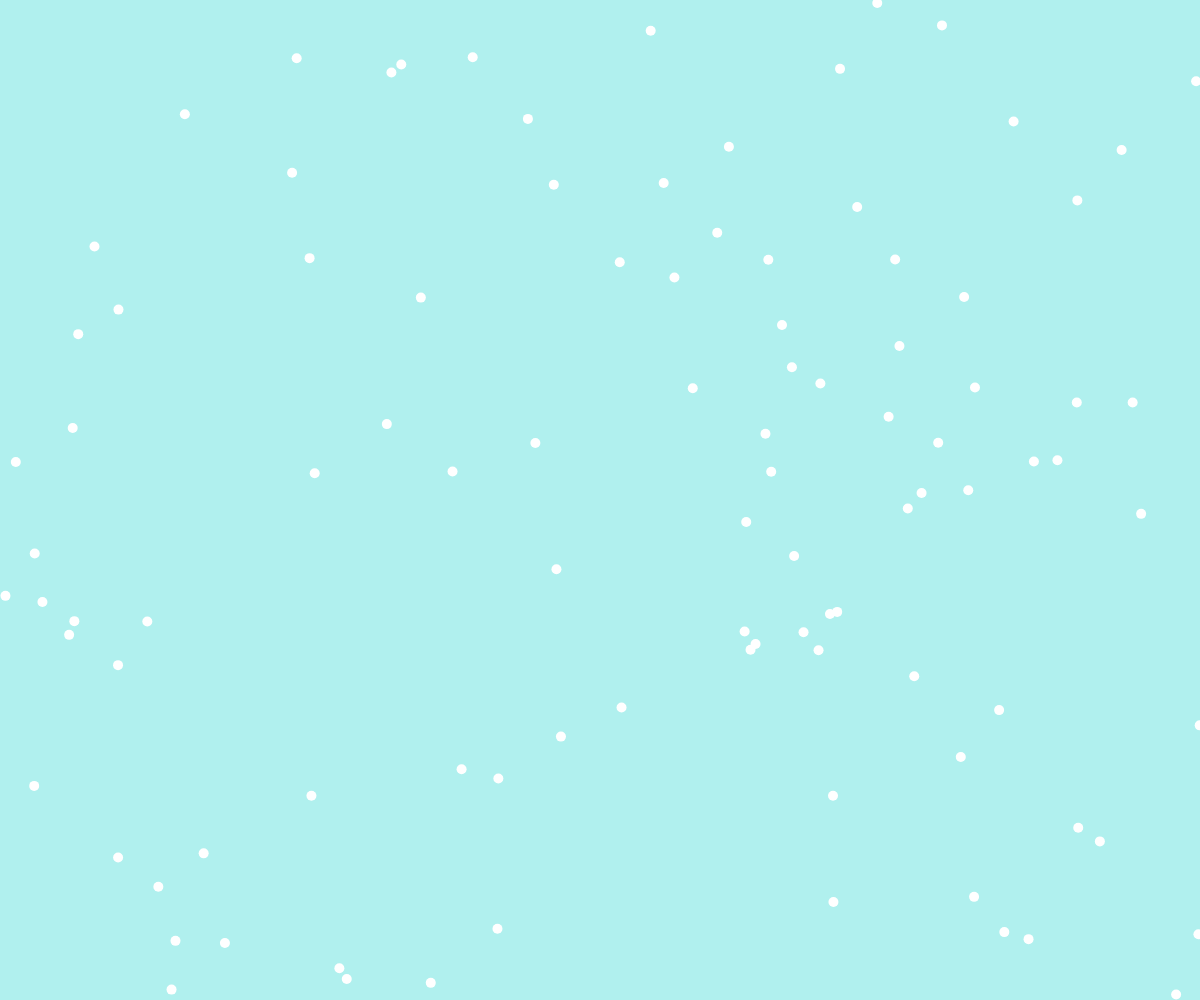
Frame 1 (no input)
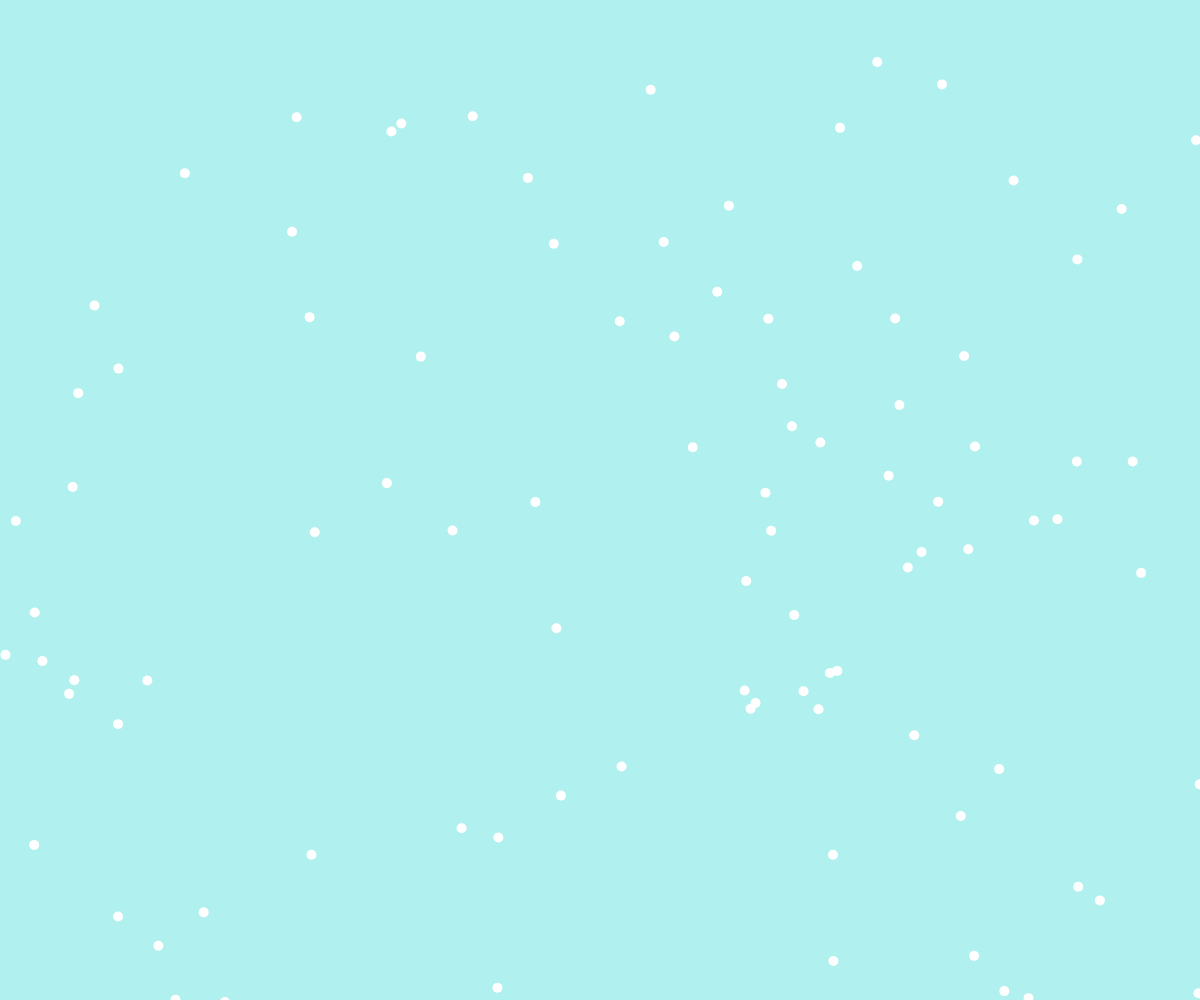
Frame 60 (no input)
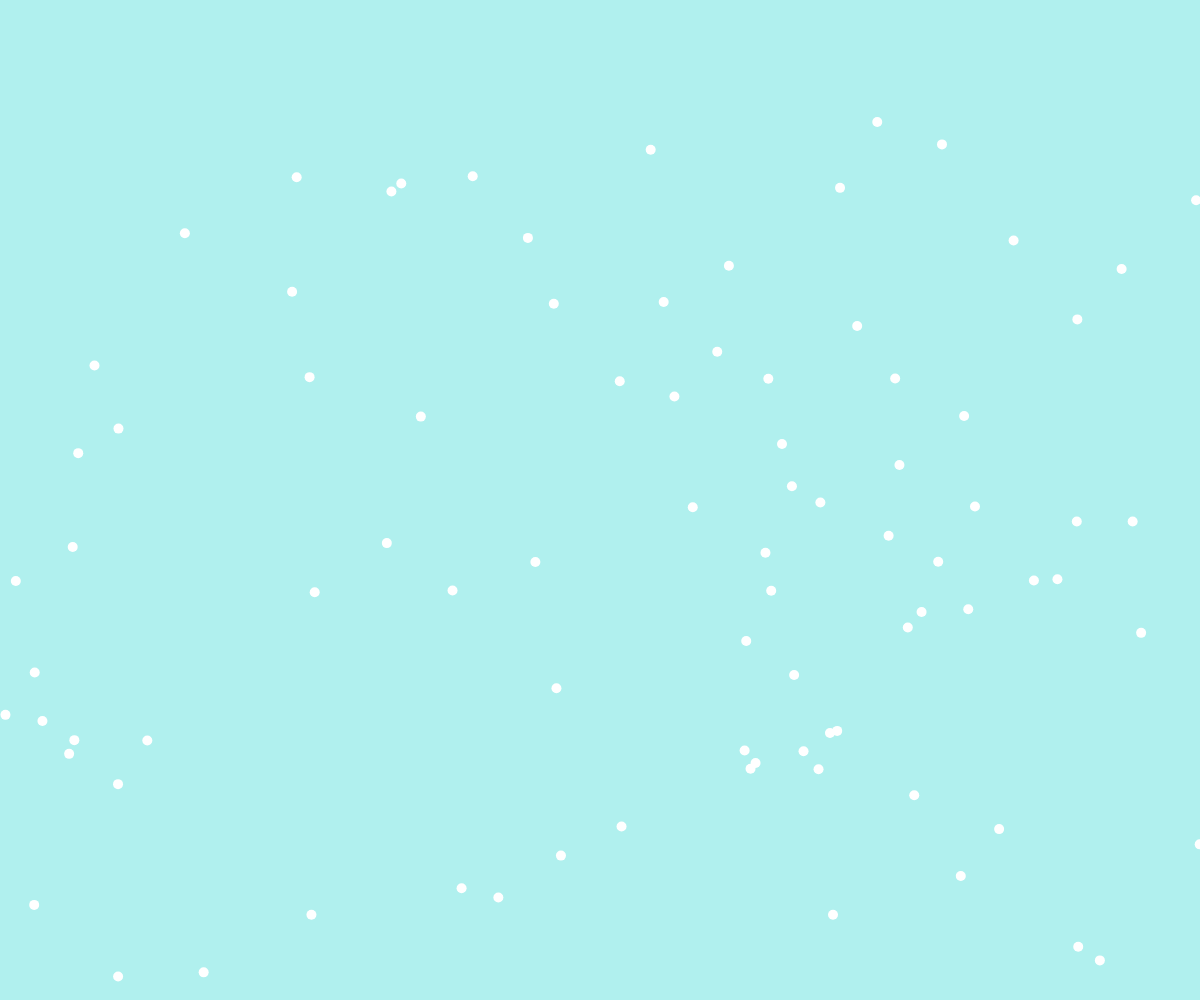
Frame 120 (the mouse pressed at the canvas centre since frame 60)

The p5.js sketch that drew these frames (run headless with seeded random() and noise() and a simulated clock; from frame 60 on, the mouse is pressed at the canvas centre):

// p5.js sketch
// ── sketch.js
let snowSpeed =1;
let flocons =[];

function setup() {
  createCanvas(windowWidth,windowHeight);

  for(let cmpt = 0;cmpt<100;cmpt++){      // compteur initial ; continue si moins que cb ; hop +1
  flocons.push(new snow());              //fonction push qui va rajouter dchaque flocon dans mon étagère let flocons
  }
}

function draw() {
  background(176,240,238);
  for(let cmpt = 0;cmpt<100;cmpt++){
    flocons[cmpt].displaySnow()}                        //executer la fonction display flocon
}

class snow{
  constructor(){
    this.posX = random(width);
    this.posY = random(height);
  }
  displaySnow(){  //pour dessiner un flocon dans constructor
    fill(255);
    noStroke();
    ellipse(this.posX,this.posY,10,10);
    this.posY=this.posY+snowSpeed;
  }
}
